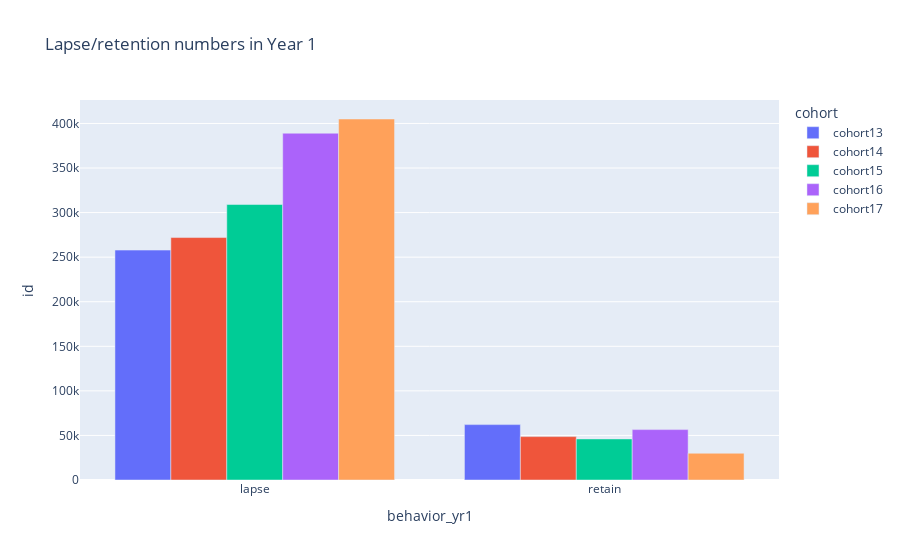

Source (notebook cell):
### Code cell
fig = px.bar(yr1_behavior, x="behavior_yr1", y="id", color="cohort", title="Lapse/retention numbers in Year 1", barmode='group')
fig.show()

### Figure 1 — Plotly figure (JSON) as saved in the notebook; plotly's stock layout.template omitted (floating-point values rounded to 4 significant figures)
{"data": [{"alignmentgroup": "True", "hovertemplate": "cohort=cohort13<br>behavior_yr1=%{x}<br>id=%{y}<extra></extra>", "legendgroup": "cohort13", "marker": {"color": "#636efa"}, "name": "cohort13", "offsetgroup": "cohort13", "orientation": "v", "showlegend": true, "textposition": "auto", "type": "bar", "x": ["lapse", "retain"], "xaxis": "x", "y": [257939, 62130], "yaxis": "y"}, {"alignmentgroup": "True", "hovertemplate": "cohort=cohort14<br>behavior_yr1=%{x}<br>id=%{y}<extra></extra>", "legendgroup": "cohort14", "marker": {"color": "#EF553B"}, "name": "cohort14", "offsetgroup": "cohort14", "orientation": "v", "showlegend": true, "textposition": "auto", "type": "bar", "x": ["lapse", "retain"], "xaxis": "x", "y": [272006, 48667], "yaxis": "y"}, {"alignmentgroup": "True", "hovertemplate": "cohort=cohort15<br>behavior_yr1=%{x}<br>id=%{y}<extra></extra>", "legendgroup": "cohort15", "marker": {"color": "#00cc96"}, "name": "cohort15", "offsetgroup": "cohort15", "orientation": "v", "showlegend": true, "textposition": "auto", "type": "bar", "x": ["lapse", "retain"], "xaxis": "x", "y": [309059, 46078], "yaxis": "y"}, {"alignmentgroup": "True", "hovertemplate": "cohort=cohort16<br>behavior_yr1=%{x}<br>id=%{y}<extra></extra>", "legendgroup": "cohort16", "marker": {"color": "#ab63fa"}, "name": "cohort16", "offsetgroup": "cohort16", "orientation": "v", "showlegend": true, "textposition": "auto", "type": "bar", "x": ["lapse", "retain"], "xaxis": "x", "y": [389060, 56538], "yaxis": "y"}, {"alignmentgroup": "True", "hovertemplate": "cohort=cohort17<br>behavior_yr1=%{x}<br>id=%{y}<extra></extra>", "legendgroup": "cohort17", "marker": {"color": "#FFA15A"}, "name": "cohort17", "offsetgroup": "cohort17", "orientation": "v", "showlegend": true, "textposition": "auto", "type": "bar", "x": ["lapse", "retain"], "xaxis": "x", "y": [405001, 29990], "yaxis": "y"}], "layout": {"barmode": "group", "legend": {"title": {"text": "cohort"}, "tracegroupgap": 0}, "title": {"text": "Lapse/retention numbers in Year 1"}, "xaxis": {"anchor": "y", "domain": [0, 1], "title": {"text": "behavior_yr1"}}, "yaxis": {"anchor": "x", "domain": [0, 1], "title": {"text": "id"}}}}
